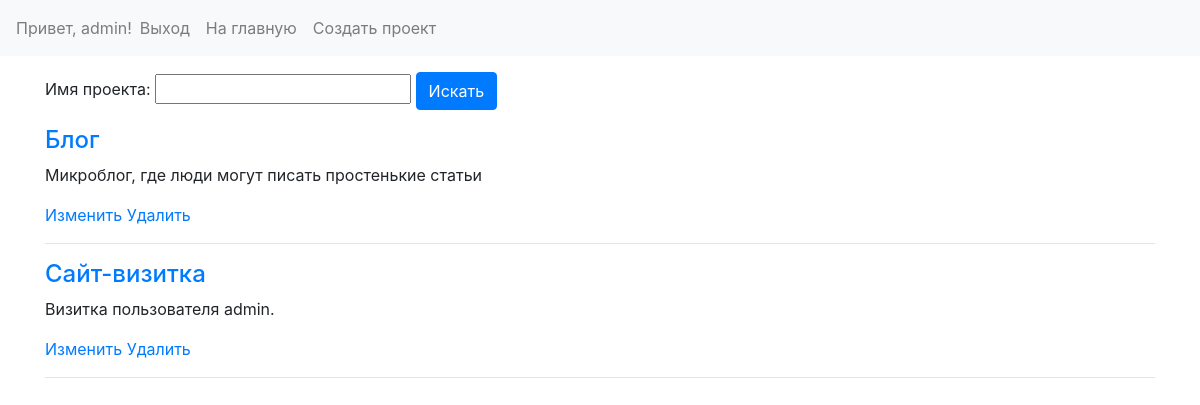
The app's page / (signed in), older data.
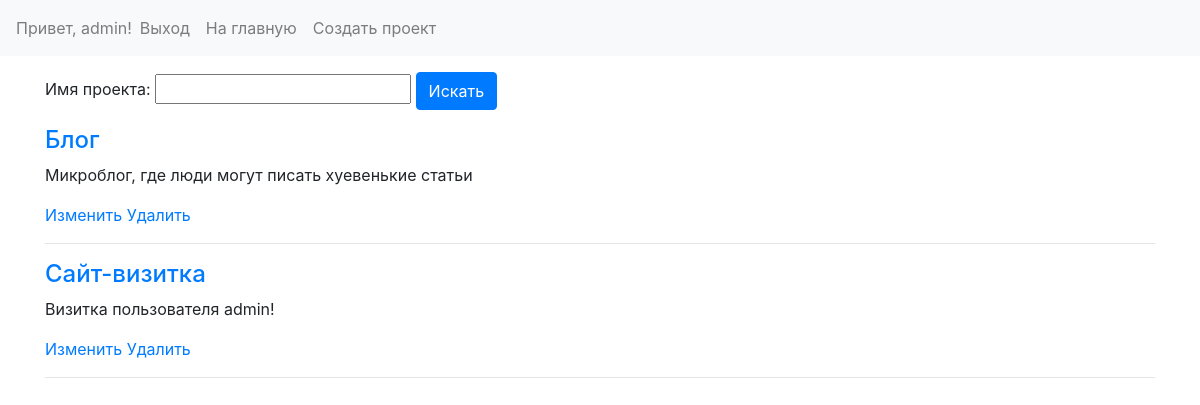
The same page, newer data.
### webapp/models.py (models this page shows, shortened)
class Project(models.Model):
    project = models.CharField(max_length=200, verbose_name='Проект')
    description = models.TextField(max_length=2000, null=True, blank=True, verbose_name='Описание')

### webapp/views.py (the view)
# urls.py: path('', ProjectListView.as_view(), name='project_list'),
class ProjectListView(ListView, FormView):
    model = Project
    template_name = 'project_list.html'
    form_class = ProjectSearchForm
    def dispatch(self, request, *args, **kwargs):
        if not request.user.has_perm('webapp.project_view'):
            return HttpResponseForbidden()
        else:
            return super().dispatch(request, *args, **kwargs)
    def get_queryset(self):
        project_name = self.request.GET.get('project_name')
        if project_name:
            return self.model.objects.filter(project__icontains=project_name)
        else:
            return self.model.objects.all()

### webapp/forms.py
class ProjectSearchForm(forms.Form):
    project_name = forms.CharField(max_length=200, required=False, label='Имя проекта')

### webapp/templates/project_list.html (shortened to what this page needs)
{% extends 'base.html' %}
{% block menu %}
    <li class="nav-item"><a href="{% url 'project_create' %}" class="nav-link">Создать проект</a></li>
{% endblock %}
{% block content %}
    <div class="mt-3">
        <form action="{% url 'project_list' %}" method="GET">
            {{ form.project_name.label }}: {{ form.project_name }}
            <button type="submit" class="btn btn-primary">Искать</button>
        </form>
    </div>
    <div class="mt-3">
        {% for project in project_list %}
            <h4><a href="{% url 'project_detail' project.pk %}">{{ project.project }}</a></h4>
            <p>{{ project.description }}</p>
            <a href="{% url 'project_update' project.pk %}">Изменить</a>
            <a href="{% url 'project_delete' project.pk %}">Удалить</a>
            <hr>
        {% endfor %}
    </div>
{% endblock %}

### webapp/templates/base.html (shortened to what this page needs)
{% load staticfiles %}
<!doctype html>
<html lang="en">
<head>
    <link rel="stylesheet" href="{% static 'css/bootstrap.css' %}">
    <link rel="stylesheet" href="{% static 'css/style.css' %}">
</head>
<body>
<nav class="navbar navbar-expand-lg navbar-light bg-light sticky-top">
    <div class="collapse navbar-collapse" id="navbarNav">
        <ul class="navbar-nav">
            {% if request.user.is_authenticated %}
                <li class="nav-item navbar-text">Привет, {{ request.user.username }}!</li>
                <li class="nav-item">
                    <a href="{% url 'accounts:logout' %}" class="nav-link">Выход</a>
                </li>
                <li class="nav-item">
                    <a href="{% url 'project_list' %}" class="nav-link">На главную</a>
                </li>
                {% block menu %}{% endblock %}
            {% else %}
                <li class="nav-item">
                    <a href="{% url 'accounts:login' %}" class="nav-link">Вход</a>
                </li>
            {% endif %}
        </ul>
    </div>
</nav>
<div class="container">
    {% block content %}{% endblock %}
</div>
</body>
</html>

Row changes from the older to the newer data that the page shows:
changed Project "Блог": description "Микроблог, где люди могут писать простенькие статьи" → "Микроблог, где люди могут писать хуевенькие статьи"
changed Project "Сайт-визитка": description "Визитка пользователя admin." → "Визитка пользователя admin!"
